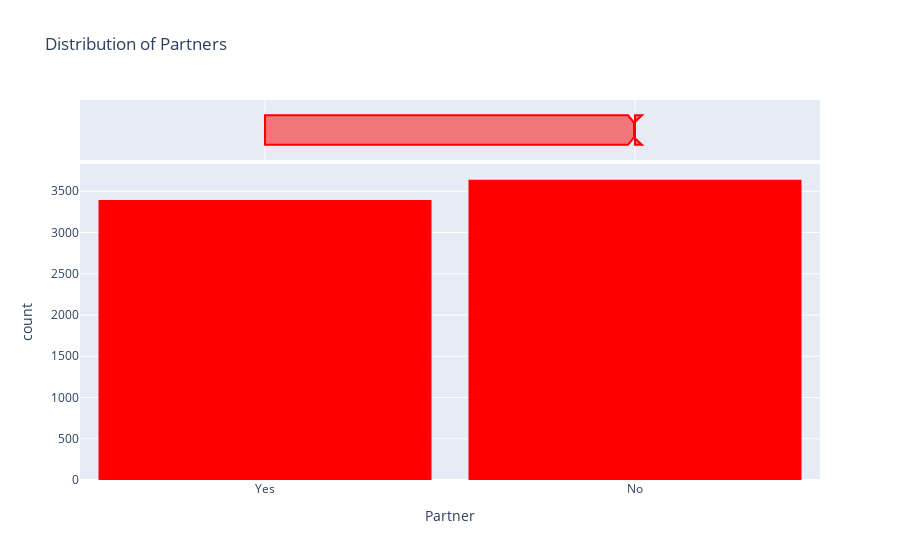

The cell this chart's notebook holds for it:
### Markdown cell above
The histogram shows churn distribution by gender. The total number of customers is balanced between males and females, but female customers have a slightly higher churn count. Specifically, 939 female customers have churned compared to 930 male customers. This suggests that gender does not have a strong influence on churn, but a slight difference exists.

### Code cell
fig = px.histogram(df_telco,x = 'Partner',
                    marginal='box',
                    title = 'Distribution of Partners',
                    color_discrete_sequence=['red'])
fig.update_layout(bargap = 0.1)
fig.show()

### Figure 1 — Plotly figure (JSON) as saved in the notebook; plotly's stock layout.template omitted (floating-point values rounded to 4 significant figures; data arrays with more than 128 entries replaced by an {"elided": "..."} marker saying what was removed)
{"data": [{"bingroup": "x", "hovertemplate": "Partner=%{x}<br>count=%{y}<extra></extra>", "legendgroup": "", "marker": {"color": "red", "pattern": {"shape": ""}}, "name": "", "orientation": "v", "showlegend": false, "type": "histogram", "x": {"elided": "7032 str values"}, "xaxis": "x", "yaxis": "y"}, {"hovertemplate": "Partner=%{x}<extra></extra>", "legendgroup": "", "marker": {"color": "red"}, "name": "", "notched": true, "showlegend": false, "type": "box", "x": {"elided": "7032 str values"}, "xaxis": "x2", "yaxis": "y2"}], "layout": {"bargap": 0.1, "barmode": "relative", "legend": {"tracegroupgap": 0}, "title": {"text": "Distribution of Partners"}, "xaxis": {"anchor": "y", "domain": [0, 1], "title": {"text": "Partner"}}, "xaxis2": {"anchor": "y2", "domain": [0, 1], "matches": "x", "showgrid": true, "showticklabels": false}, "yaxis": {"anchor": "x", "domain": [0, 0.8316], "title": {"text": "count"}}, "yaxis2": {"anchor": "x2", "domain": [0.8416, 1], "matches": "y2", "showgrid": false, "showline": false, "showticklabels": false, "ticks": ""}}}
